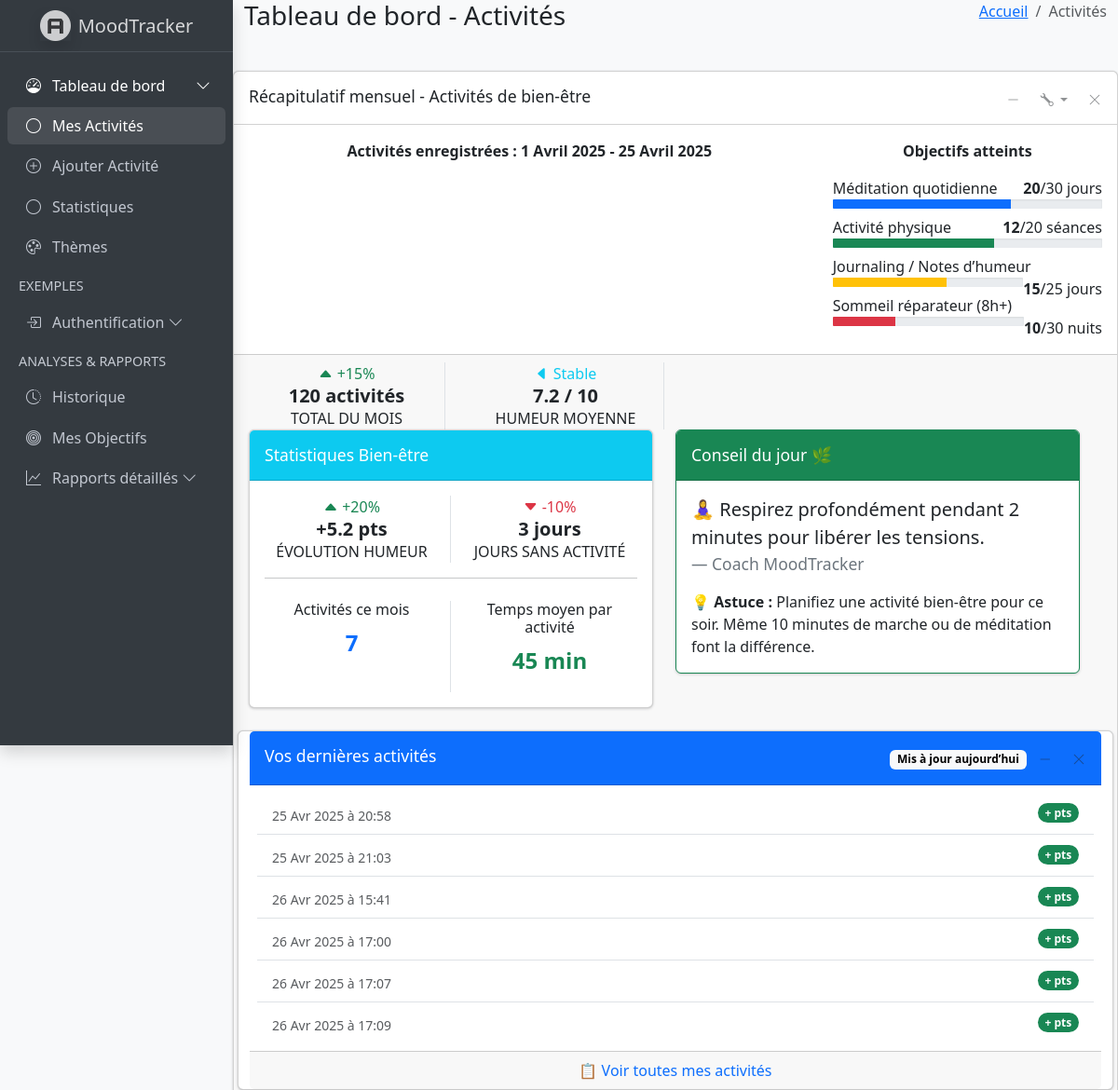
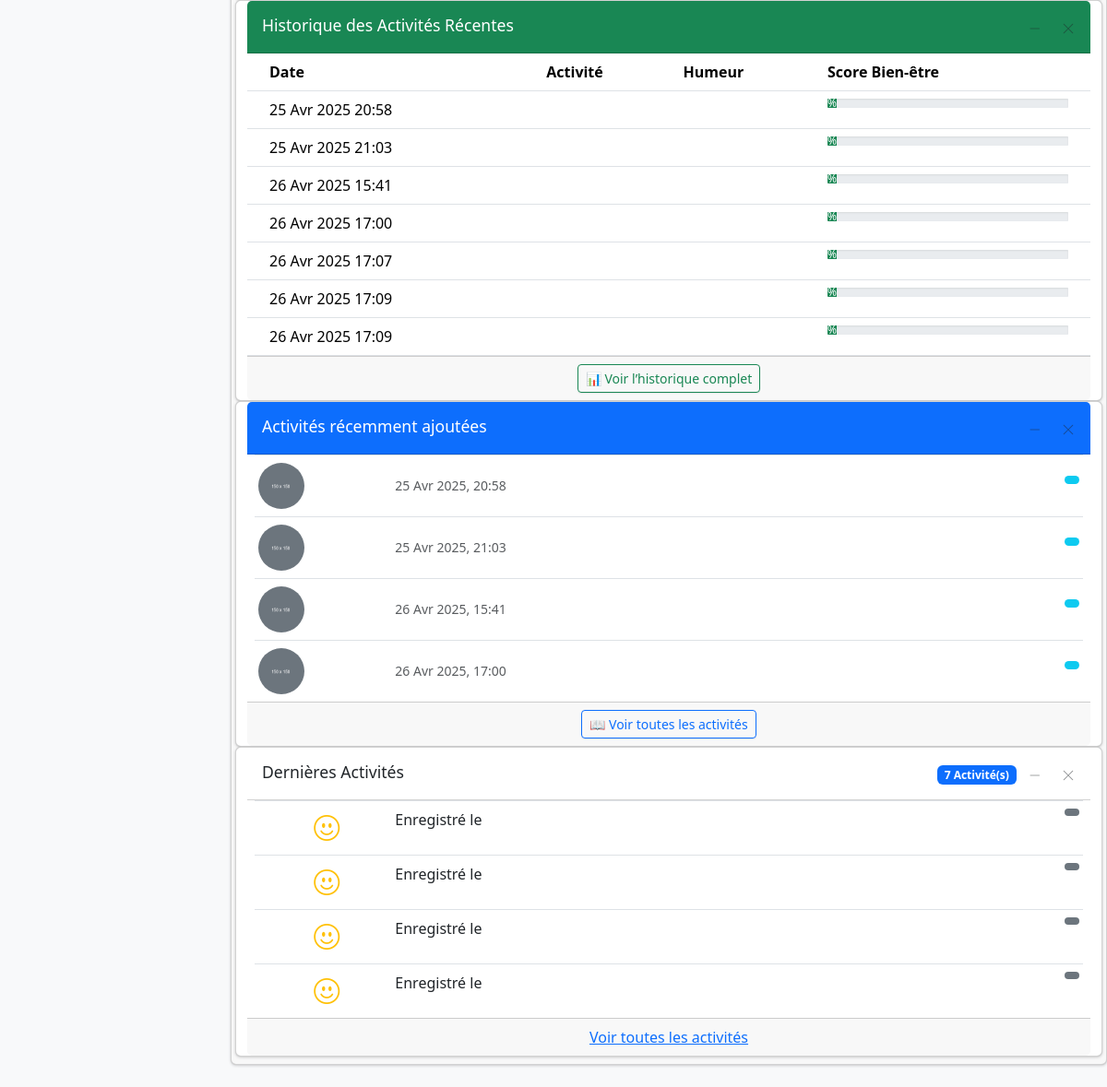
The app's page /dashboard/ (signed in), older data (2 pictures, top to bottom).
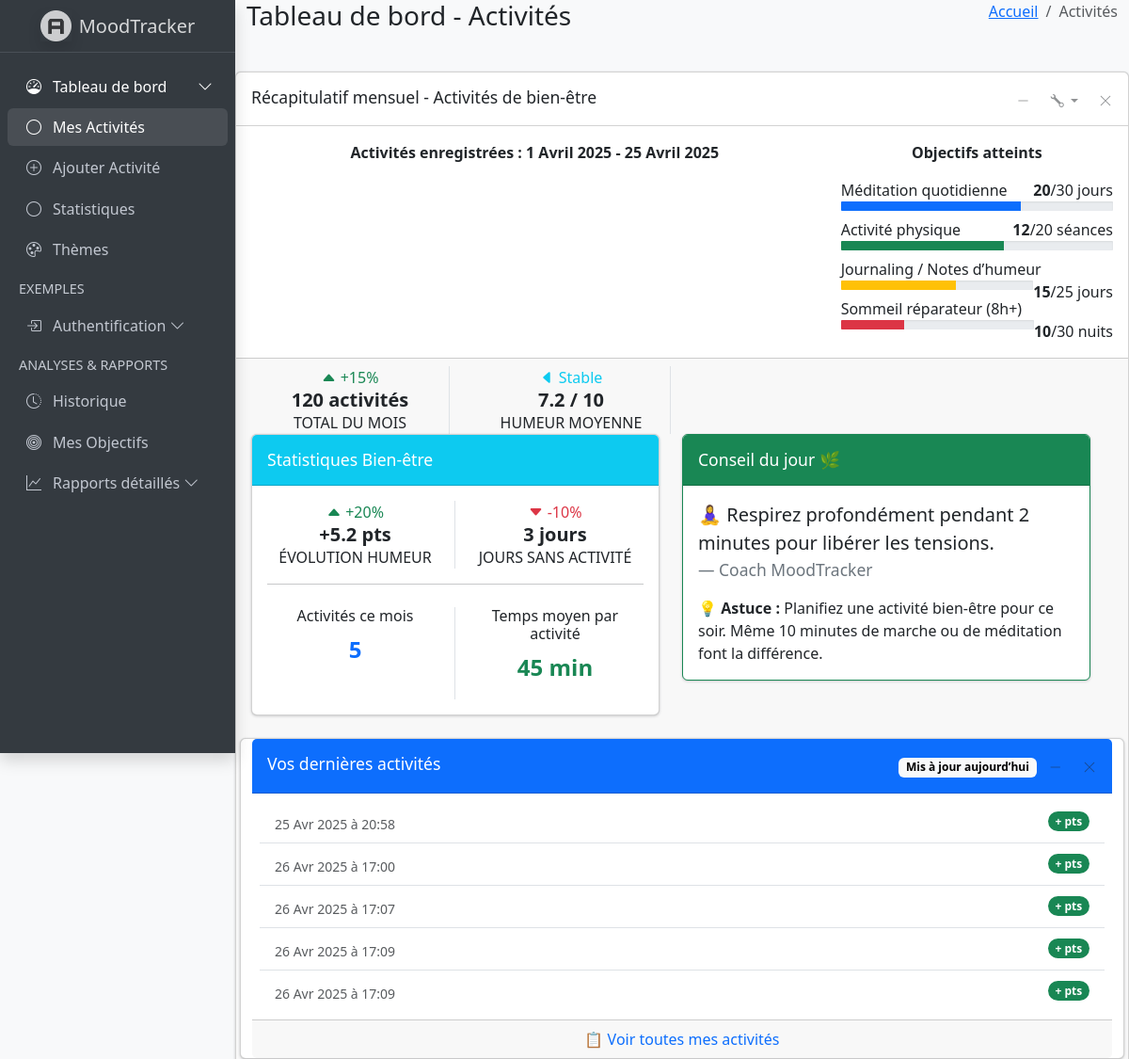
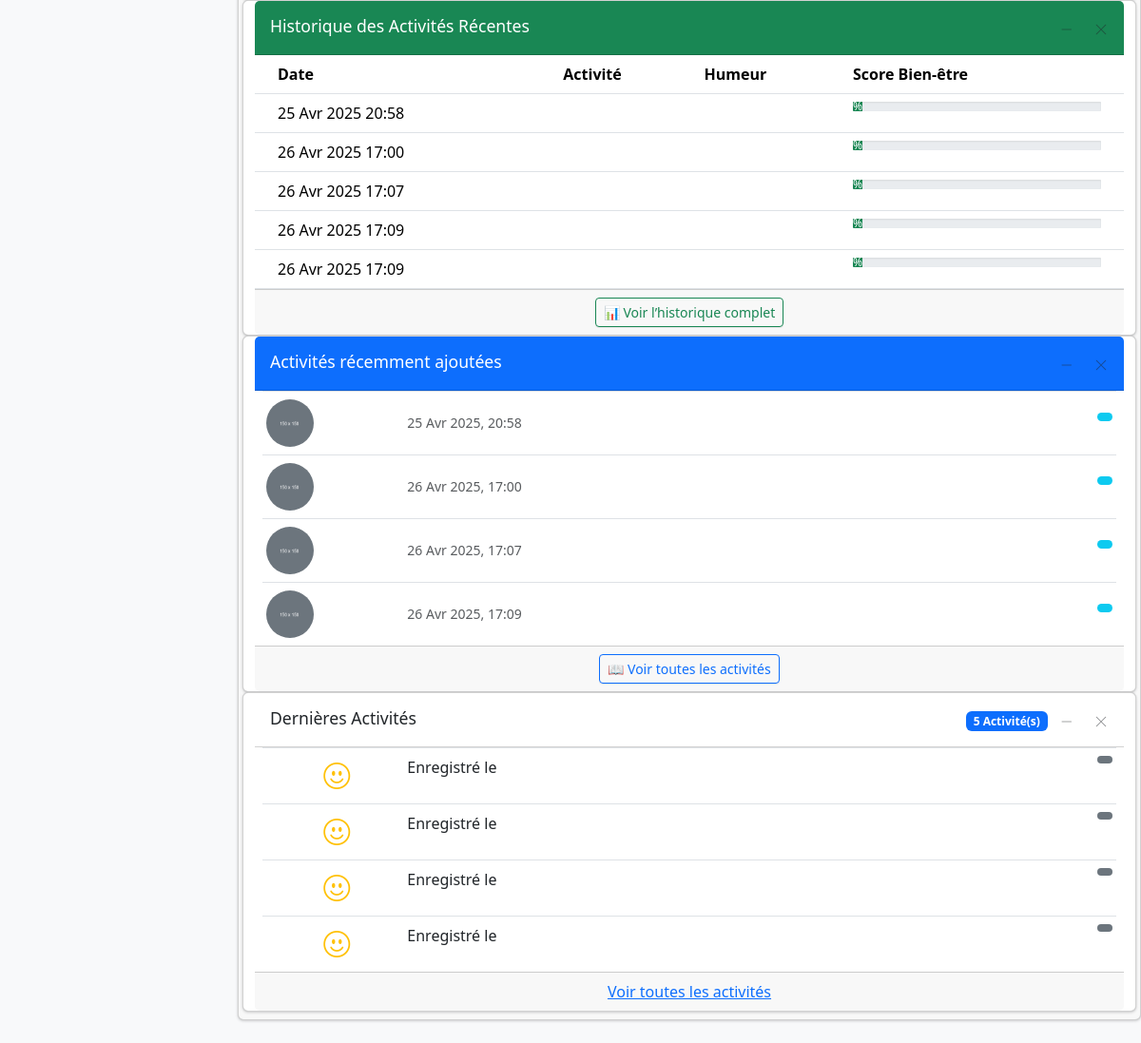
The same page, newer data (2 pictures, top to bottom).
### activities/models.py (models this page shows, shortened)
class ActiviteBienEtre(models.Model):
    mood = models.CharField(max_length=100)
    activity = models.TextField()
    comment = models.TextField(blank=True, null=True)
    date = models.DateTimeField(auto_now_add=True)
    utilisateur = models.ForeignKey(User, on_delete=models.CASCADE)

### activities/views.py (the view)
# urls.py: path('dashboard/', views.dashboard, name='dashboard'),
@login_required
def dashboard(request):
    activites = ActiviteBienEtre.objects.filter(utilisateur=request.user)
    return render(request, 'dashboard/base_dashboard.html', {'activites': activites})

### activities/templates/dashboard/base_dashboard.html (shortened to what the changed rows need)
<!DOCTYPE html>
{% load static %}
<html lang="fr">
  <head>
    <link
      rel="stylesheet"
      href="https://cdn.jsdelivr.net/npm/@fontsource/source-sans-3@5.0.12/index.css"
    />
    <link
      rel="stylesheet"
      href="https://cdn.jsdelivr.net/npm/overlayscrollbars@2.10.1/styles/overlayscrollbars.min.css"
    />
    <link
      rel="stylesheet"
      href="https://cdn.jsdelivr.net/npm/bootstrap-icons@1.11.3/font/bootstrap-icons.min.css"
    />
    <link rel="stylesheet" href="{% static 'adminlte/dist/css/adminlte.css' %}" />
    <link
      rel="stylesheet"
      href="https://cdn.jsdelivr.net/npm/apexcharts@3.37.1/dist/apexcharts.css"
    />
  </head>
  <body class="layout-fixed sidebar-expand-lg bg-body-tertiary">
    <div class="app-wrapper">
              <div class="card mb-4">
                <div class="card-footer">
                  <div class="row">
<div class="row">
  <div class="col-md-6">
    <div class="card mb-4">
      <div class="card-body">
        <div class="row mt-4">
          <div class="col-md-6 text-center border-end">
            <h6>Activités ce mois</h6>
            <p class="fw-bold text-primary fs-4">{{ activites|length }}</p>
          </div>
        </div>
      </div>
    </div>
  </div>
</div>
<div class="card">
  <div class="card-body p-2">
    {% if activites %}
      <ul class="list-group list-group-flush">
        {% for activite in activites|slice:":6" %}
          <li class="list-group-item d-flex justify-content-between align-items-center">
            <div>
              <small class="text-muted">{{ activite.date|date:"d M Y" }} à {{ activite.date|time:"H:i" }}</small>
            </div>
            <span class="badge bg-success rounded-pill">+ {{ activite.points }} pts</span>
          </li>
        {% endfor %}
      </ul>
    {% else %}
      <div class="text-center py-4">
        <p class="text-muted">Aucune activité enregistrée pour le moment.</p>
        <a href="{% url 'ajouter_activite' %}" class="btn btn-outline-primary btn-sm">Ajouter une activité</a>
      </div>
    {% endif %}
  </div>
</div>
<div class="card">
  <div class="card-body p-0">
    <div class="table-responsive">
      <table class="table table-hover m-0">
        <thead>
          <tr>
            <th>Date</th>
            <th>Activité</th>
            <th>Humeur</th>
            <th>Score Bien-être</th>
          </tr>
        </thead>
        <tbody>
          {% for activite in activites|slice:":7" %}
          <tr>
            <td>{{ activite.date|date:"d M Y H:i" }}</td>
            <td>{{ activite.nom }}</td>
            <td>
            </td>
            <td>
              <div class="progress progress-sm">
                <div class="progress-bar bg-success" style="width: {{ activite.points }}%">
                  {{ activite.points }}%
                </div>
              </div>
            </td>
          </tr>
          {% empty %}
          <tr>
            <td colspan="4" class="text-center text-muted">Aucune activité enregistrée.</td>
          </tr>
          {% endfor %}
        </tbody>
      </table>
    </div>
  </div>
</div>
<div class="card">
  <div class="card-body p-0">
    <div class="px-2">
      {% for activite in activites|slice:":4" %}
      <div class="d-flex border-top py-2 px-1 align-items-center">
        <div class="col-2">
          <img
            src="{% static 'adminlte/dist/assets/img/default-150x150.png' %}"
            alt="Activité"
            class="img-size-50 rounded-circle"
          />
        </div>
        <div class="col-10">
          <a href="{% url 'mes_activites' %}" class="fw-bold d-block text-dark">
            <span class="badge float-end
              {% if activite.humeur == 'Heureux' %}
                text-bg-success
              {% elif activite.humeur == 'Triste' %}
                text-bg-danger
              {% else %}
                text-bg-info
              {% endif %}
            ">
            </span>
          </a>
          <div class="text-muted small">{{ activite.date|date:"d M Y, H:i" }}</div>
        </div>
      </div>
      {% empty %}
      <p class="text-center text-muted m-3">Aucune activité pour le moment.</p>
      {% endfor %}
    </div>
  </div>
</div>
<div class="card">
  <div class="card-header">
    <div class="card-tools">
      <span class="badge text-bg-primary">{{ activites|length }} Activité(s)</span>
      <button type="button" class="btn btn-tool" data-lte-toggle="card-collapse">
        <i data-lte-icon="collapse" class="bi bi-dash-lg"></i>
      </button>
      <button type="button" class="btn btn-tool" data-lte-toggle="card-remove">
        <i class="bi bi-x-lg"></i>
      </button>
    </div>
  </div>
  <div class="card-body p-0">
    <div class="px-2">
      {% if activites.exists %}
        {% for activite in activites|slice:":4" %}
          <div class="d-flex border-top py-2 px-1">
            <div class="col-2 d-flex align-items-center justify-content-center">
              <i class="bi bi-emoji-smile fs-3 text-warning"></i>
            </div>
            <div class="col-10">
              <a href="{% url 'mes_activites' %}" class="fw-bold">
                <span class="badge float-end
                  {% if activite.humeur == 'Heureux' %}text-bg-success{% elif activite.humeur == 'Triste' %}text-bg-danger{% else %}text-bg-secondary{% endif %}">
                </span>
              </a>
              <div class="text-truncate">
                Enregistré le {{ activite.date_creation|date:"d M Y H:i" }}
              </div>
            </div>
          </div>
        {% endfor %}
      {% else %}
        <div class="alert alert-warning m-3">
          Aucune activité récente trouvée.
        </div>
      {% endif %}
    </div>
  </div>
</div>

Row changes from the older to the newer data that the page shows:
removed ActiviteBienEtre: date "25 Avr 2025", date "21:03", date "25 Avr 2025 21:03", date "25 Avr 2025, 21:03"
removed ActiviteBienEtre: date "26 Avr 2025", date "15:41", date "26 Avr 2025 15:41", date "26 Avr 2025, 15:41"
now on one of the page's lists (row unchanged): ActiviteBienEtre: date "26 Avr 2025, 17:07"
now on one of the page's lists (row unchanged): ActiviteBienEtre: date "26 Avr 2025, 17:09"
now on one of the page's lists (row unchanged): ActiviteBienEtre: date "26 Avr 2025", date "17:09"
Text that changed along with them:
{{ activites|length }}: "7" → "5"
